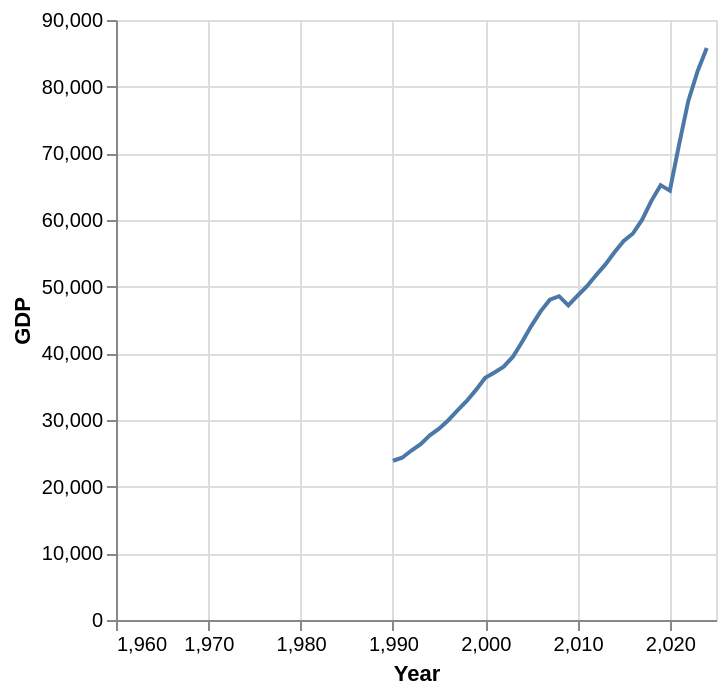

Notebook source saved alongside this figure:
### Code cell
chart1 = alt.Chart(df).mark_line().encode(
    x='Year',
    y='GDP'
)
chart1

### Figure 1 — Vega-Lite specification as saved in the notebook (floating-point values rounded to 4 significant figures)
{"config": {"view": {"continuousWidth": 300, "continuousHeight": 300}}, "data": {"name": "data-f808de838ca4b6707ff54fc9c4847cf2"}, "mark": {"type": "line"}, "encoding": {"x": {"field": "Year", "type": "quantitative"}, "y": {"field": "GDP", "type": "quantitative"}}, "$schema": "https://vega.github.io/schema/vega-lite/v5.20.1.json", "datasets": {"data-f808de838ca4b6707ff54fc9c4847cf2": [{"Country": "USA", "Year": 1960, "GDP": null, "Education": null}, {"Country": "USA", "Year": 1961, "GDP": null, "Education": null}, {"Country": "USA", "Year": 1962, "GDP": null, "Education": null}, {"Country": "USA", "Year": 1963, "GDP": null, "Education": null}, {"Country": "USA", "Year": 1964, "GDP": null, "Education": null}, {"Country": "USA", "Year": 1965, "GDP": null, "Education": null}, {"Country": "USA", "Year": 1966, "GDP": null, "Education": null}, {"Country": "USA", "Year": 1967, "GDP": null, "Education": null}, {"Country": "USA", "Year": 1968, "GDP": null, "Education": null}, {"Country": "USA", "Year": 1969, "GDP": null, "Education": null}, {"Country": "USA", "Year": 1970, "GDP": null, "Education": null}, {"Country": "USA", "Year": 1971, "GDP": null, "Education": null}, {"Country": "USA", "Year": 1972, "GDP": null, "Education": null}, {"Country": "USA", "Year": 1973, "GDP": null, "Education": null}, {"Country": "USA", "Year": 1974, "GDP": null, "Education": null}, {"Country": "USA", "Year": 1975, "GDP": null, "Education": null}, {"Country": "USA", "Year": 1976, "GDP": null, "Education": null}, {"Country": "USA", "Year": 1977, "GDP": null, "Education": null}, {"Country": "USA", "Year": 1978, "GDP": null, "Education": null}, {"Country": "USA", "Year": 1979, "GDP": null, "Education": null}, {"Country": "USA", "Year": 1980, "GDP": null, "Education": null}, {"Country": "USA", "Year": 1981, "GDP": null, "Education": null}, {"Country": "USA", "Year": 1982, "GDP": null, "Education": null}, {"Country": "USA", "Year": 1983, "GDP": null, "Education": null}, {"Country": "USA", "Year": 1984, "GDP": null, "Education": null}, {"Country": "USA", "Year": 1985, "GDP": null, "Education": null}, {"Country": "USA", "Year": 1986, "GDP": null, "Education": null}, {"Country": "USA", "Year": 1987, "GDP": null, "Education": null}, {"Country": "USA", "Year": 1988, "GDP": null, "Education": null}, {"Country": "USA", "Year": 1989, "GDP": null, "Education": null}, {"Country": "USA", "Year": 1990, "GDP": 23890.0, "Education": null}, {"Country": "USA", "Year": 1991, "GDP": 24340.0, "Education": null}, {"Country": "USA", "Year": 1992, "GDP": 25420.0, "Education": null}, {"Country": "USA", "Year": 1993, "GDP": 26390.0, "Education": null}, {"Country": "USA", "Year": 1994, "GDP": 27690.0, "Education": null}, {"Country": "USA", "Year": 1995, "GDP": 28690.0, "Education": null}, {"Country": "USA", "Year": 1996, "GDP": 29970.0, "Education": null}, {"Country": "USA", "Year": 1997, "GDP": 31460.0, "Education": null}, {"Country": "USA", "Year": 1998, "GDP": 32850.0, "Education": null}, {"Country": "USA", "Year": 1999, "GDP": 34520.0, "Education": null}, {"Country": "USA", "Year": 2000, "GDP": 36330.0, "Education": null}, {"Country": "USA", "Year": 2001, "GDP": 37130.0, "Education": null}, {"Country": "USA", "Year": 2002, "GDP": 38000.0, "Education": null}, {"Country": "USA", "Year": 2003, "GDP": 39490.0, "Education": null}, {"Country": "USA", "Year": 2004, "GDP": 41720.0, "Education": null}, {"Country": "USA", "Year": 2005, "GDP": 44120.0, "Education": null}, {"Country": "USA", "Year": 2006, "GDP": 46300.0, "Education": null}, {"Country": "USA", "Year": 2007, "GDP": 48050.0, "Education": null}, {"Country": "USA", "Year": 2008, "GDP": 48570.0, "Education": null}, {"Country": "USA", "Year": 2009, "GDP": 47190.0, "Education": null}, {"Country": "USA", "Year": 2010, "GDP": 48640.0, "Education": null}, {"Country": "USA", "Year": 2011, "GDP": 50020.0, "Education": null}, {"Country": "USA", "Year": 2012, "GDP": 51710.0, "Education": null}, {"Country": "USA", "Year": 2013, "GDP": 53300.0, "Education": null}, {"Country": "USA", "Year": 2014, "GDP": 55150.0, "Education": null}, {"Country": "USA", "Year": 2015, "GDP": 56850.0, "Education": null}, {"Country": "USA", "Year": 2016, "GDP": 57980.0, "Education": null}, {"Country": "USA", "Year": 2017, "GDP": 60050.0, "Education": null}, {"Country": "USA", "Year": 2018, "GDP": 62880.0, "Education": null}, {"Country": "USA", "Year": 2019, "GDP": 65230.0, "Education": null}, {"Country": "USA", "Year": 2020, "GDP": 64400.0, "Education": null}, {"Country": "USA", "Year": 2021, "GDP": 71310.0, "Education": null}, {"Country": "USA", "Year": 2022, "GDP": 77860.0, "Education": null}, {"Country": "USA", "Year": 2023, "GDP": 82300.0, "Education": null}, {"Country": "USA", "Year": 2024, "GDP": 85810.0, "Education": null}]}}
